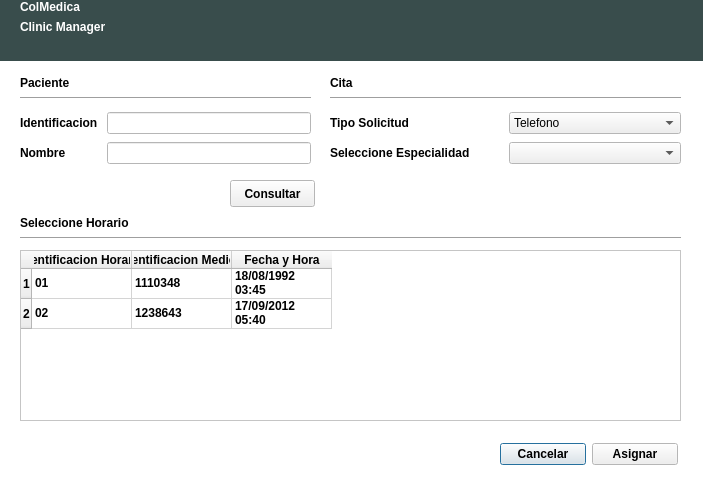
<?xml version="1.0" encoding="UTF-8"?>
<ui version="4.0">
 <class>DialogCita</class>
 <widget class="QDialog" name="DialogCita">
  <property name="geometry">
   <rect>
    <x>0</x>
    <y>0</y>
    <width>703</width>
    <height>480</height>
   </rect>
  </property>
  <property name="palette">
   <palette>
    <active>
     <colorrole role="Base">
      <brush brushstyle="SolidPattern">
       <color alpha="255">
        <red>255</red>
        <green>255</green>
        <blue>255</blue>
       </color>
      </brush>
     </colorrole>
     <colorrole role="Window">
      <brush brushstyle="SolidPattern">
       <color alpha="255">
        <red>255</red>
        <green>255</green>
        <blue>255</blue>
       </color>
      </brush>
     </colorrole>
    </active>
    <inactive>
     <colorrole role="Base">
      <brush brushstyle="SolidPattern">
       <color alpha="255">
        <red>255</red>
        <green>255</green>
        <blue>255</blue>
       </color>
      </brush>
     </colorrole>
     <colorrole role="Window">
      <brush brushstyle="SolidPattern">
       <color alpha="255">
        <red>255</red>
        <green>255</green>
        <blue>255</blue>
       </color>
      </brush>
     </colorrole>
    </inactive>
    <disabled>
     <colorrole role="Base">
      <brush brushstyle="SolidPattern">
       <color alpha="255">
        <red>255</red>
        <green>255</green>
        <blue>255</blue>
       </color>
      </brush>
     </colorrole>
     <colorrole role="Window">
      <brush brushstyle="SolidPattern">
       <color alpha="255">
        <red>255</red>
        <green>255</green>
        <blue>255</blue>
       </color>
      </brush>
     </colorrole>
    </disabled>
   </palette>
  </property>
  <property name="font">
   <font>
    <weight>75</weight>
    <bold>true</bold>
   </font>
  </property>
  <property name="windowTitle">
   <string>Cita</string>
  </property>
  <property name="autoFillBackground">
   <bool>true</bool>
  </property>
  <widget class="QWidget" name="widget_2" native="true">
   <property name="geometry">
    <rect>
     <x>0</x>
     <y>0</y>
     <width>801</width>
     <height>61</height>
    </rect>
   </property>
   <property name="palette">
    <palette>
     <active>
      <colorrole role="WindowText">
       <brush brushstyle="SolidPattern">
        <color alpha="255">
         <red>255</red>
         <green>255</green>
         <blue>255</blue>
        </color>
       </brush>
      </colorrole>
      <colorrole role="Base">
       <brush brushstyle="SolidPattern">
        <color alpha="255">
         <red>255</red>
         <green>255</green>
         <blue>255</blue>
        </color>
       </brush>
      </colorrole>
      <colorrole role="Window">
       <brush brushstyle="SolidPattern">
        <color alpha="255">
         <red>57</red>
         <green>77</green>
         <blue>76</blue>
        </color>
       </brush>
      </colorrole>
     </active>
     <inactive>
      <colorrole role="WindowText">
       <brush brushstyle="SolidPattern">
        <color alpha="255">
         <red>255</red>
         <green>255</green>
         <blue>255</blue>
        </color>
       </brush>
      </colorrole>
      <colorrole role="Base">
       <brush brushstyle="SolidPattern">
        <color alpha="255">
         <red>255</red>
         <green>255</green>
         <blue>255</blue>
        </color>
       </brush>
      </colorrole>
      <colorrole role="Window">
       <brush brushstyle="SolidPattern">
        <color alpha="255">
         <red>57</red>
         <green>77</green>
         <blue>76</blue>
        </color>
       </brush>
      </colorrole>
     </inactive>
     <disabled>
      <colorrole role="WindowText">
       <brush brushstyle="SolidPattern">
        <color alpha="255">
         <red>159</red>
         <green>158</green>
         <blue>158</blue>
        </color>
       </brush>
      </colorrole>
      <colorrole role="Base">
       <brush brushstyle="SolidPattern">
        <color alpha="255">
         <red>57</red>
         <green>77</green>
         <blue>76</blue>
        </color>
       </brush>
      </colorrole>
      <colorrole role="Window">
       <brush brushstyle="SolidPattern">
        <color alpha="255">
         <red>57</red>
         <green>77</green>
         <blue>76</blue>
        </color>
       </brush>
      </colorrole>
     </disabled>
    </palette>
   </property>
   <property name="autoFillBackground">
    <bool>true</bool>
   </property>
   <widget class="QWidget" name="layoutWidget_4">
    <property name="geometry">
     <rect>
      <x>20</x>
      <y>0</y>
      <width>162</width>
      <height>62</height>
     </rect>
    </property>
    <layout class="QFormLayout" name="formLayout_5">
     <item row="0" column="0">
      <widget class="QLabel" name="label_9">
       <property name="styleSheet">
        <string notr="true">font: 30pt &quot;Ubuntu Condensed&quot;;
color: rgb(255, 255, 255);</string>
       </property>
       <property name="text">
        <string>ColMedica</string>
       </property>
      </widget>
     </item>
     <item row="1" column="0">
      <widget class="QLabel" name="label_10">
       <property name="text">
        <string>Clinic Manager</string>
       </property>
      </widget>
     </item>
    </layout>
   </widget>
  </widget>
  <widget class="Line" name="lineArea_2">
   <property name="geometry">
    <rect>
     <x>20</x>
     <y>90</y>
     <width>291</width>
     <height>16</height>
    </rect>
   </property>
   <property name="orientation">
    <enum>Qt::Horizontal</enum>
   </property>
  </widget>
  <widget class="QTableWidget" name="tableWidgetHorariosDisponibles">
   <property name="geometry">
    <rect>
     <x>20</x>
     <y>250</y>
     <width>661</width>
     <height>171</height>
    </rect>
   </property>
   <row>
    <property name="text">
     <string>1</string>
    </property>
   </row>
   <row>
    <property name="text">
     <string>2</string>
    </property>
   </row>
   <column>
    <property name="text">
     <string>Identificacion Horario</string>
    </property>
   </column>
   <column>
    <property name="text">
     <string>Identificacion Medico</string>
    </property>
   </column>
   <column>
    <property name="text">
     <string>Fecha y Hora</string>
    </property>
   </column>
   <item row="0" column="0">
    <property name="text">
     <string>01</string>
    </property>
   </item>
   <item row="0" column="1">
    <property name="text">
     <string>1110348</string>
    </property>
   </item>
   <item row="0" column="2">
    <property name="text">
     <string>18/08/1992 03:45</string>
    </property>
   </item>
   <item row="1" column="0">
    <property name="text">
     <string>02</string>
    </property>
   </item>
   <item row="1" column="1">
    <property name="text">
     <string>1238643</string>
    </property>
   </item>
   <item row="1" column="2">
    <property name="text">
     <string>17/09/2012 05:40</string>
    </property>
   </item>
  </widget>
  <widget class="Line" name="lineCitas">
   <property name="geometry">
    <rect>
     <x>20</x>
     <y>230</y>
     <width>661</width>
     <height>16</height>
    </rect>
   </property>
   <property name="orientation">
    <enum>Qt::Horizontal</enum>
   </property>
  </widget>
  <widget class="QLabel" name="labelArea_2">
   <property name="geometry">
    <rect>
     <x>20</x>
     <y>70</y>
     <width>151</width>
     <height>25</height>
    </rect>
   </property>
   <property name="text">
    <string>Paciente</string>
   </property>
  </widget>
  <widget class="Line" name="lineArea_3">
   <property name="geometry">
    <rect>
     <x>330</x>
     <y>90</y>
     <width>351</width>
     <height>16</height>
    </rect>
   </property>
   <property name="orientation">
    <enum>Qt::Horizontal</enum>
   </property>
  </widget>
  <widget class="QLabel" name="labelCita">
   <property name="geometry">
    <rect>
     <x>330</x>
     <y>70</y>
     <width>151</width>
     <height>25</height>
    </rect>
   </property>
   <property name="text">
    <string>Cita</string>
   </property>
  </widget>
  <widget class="QLabel" name="labelHorario">
   <property name="geometry">
    <rect>
     <x>20</x>
     <y>210</y>
     <width>327</width>
     <height>25</height>
    </rect>
   </property>
   <property name="text">
    <string>Seleccione Horario</string>
   </property>
  </widget>
  <widget class="QWidget" name="layoutWidget">
   <property name="geometry">
    <rect>
     <x>330</x>
     <y>110</y>
     <width>351</width>
     <height>58</height>
    </rect>
   </property>
   <layout class="QGridLayout" name="gridLayout">
    <item row="0" column="0">
     <widget class="QLabel" name="label">
      <property name="text">
       <string>Tipo Solicitud</string>
      </property>
     </widget>
    </item>
    <item row="0" column="1">
     <widget class="QComboBox" name="comboBoxTipoSolicitud">
      <property name="font">
       <font>
        <weight>50</weight>
        <bold>false</bold>
       </font>
      </property>
      <item>
       <property name="text">
        <string>Telefono</string>
       </property>
      </item>
      <item>
       <property name="text">
        <string>Presencial</string>
       </property>
      </item>
     </widget>
    </item>
    <item row="1" column="0">
     <widget class="QLabel" name="labelCitasDisponibles">
      <property name="text">
       <string>Seleccione Especialidad </string>
      </property>
     </widget>
    </item>
    <item row="1" column="1">
     <widget class="QComboBox" name="comboBoxHorariosDisponibles"/>
    </item>
   </layout>
  </widget>
  <widget class="QWidget" name="layoutWidget">
   <property name="geometry">
    <rect>
     <x>500</x>
     <y>440</y>
     <width>178</width>
     <height>29</height>
    </rect>
   </property>
   <layout class="QGridLayout" name="gridLayout_3">
    <item row="0" column="0">
     <widget class="QPushButton" name="pushButtonCancelar">
      <property name="text">
       <string>Cancelar</string>
      </property>
     </widget>
    </item>
    <item row="0" column="1">
     <widget class="QPushButton" name="pushButtonAsignar">
      <property name="text">
       <string>Asignar</string>
      </property>
     </widget>
    </item>
   </layout>
  </widget>
  <widget class="QPushButton" name="pushButtonConsultar">
   <property name="geometry">
    <rect>
     <x>230</x>
     <y>180</y>
     <width>85</width>
     <height>27</height>
    </rect>
   </property>
   <property name="text">
    <string>Consultar</string>
   </property>
  </widget>
  <widget class="QWidget" name="layoutWidget">
   <property name="geometry">
    <rect>
     <x>20</x>
     <y>110</y>
     <width>291</width>
     <height>58</height>
    </rect>
   </property>
   <layout class="QGridLayout" name="gridLayout_2">
    <item row="0" column="0">
     <widget class="QLabel" name="label_11">
      <property name="text">
       <string>Identificacion </string>
      </property>
     </widget>
    </item>
    <item row="0" column="1">
     <widget class="QLineEdit" name="lineEditIndetificacion">
      <property name="font">
       <font>
        <weight>75</weight>
        <bold>true</bold>
       </font>
      </property>
      <property name="text">
       <string/>
      </property>
     </widget>
    </item>
    <item row="1" column="0">
     <widget class="QLabel" name="label_7">
      <property name="text">
       <string>Nombre</string>
      </property>
     </widget>
    </item>
    <item row="1" column="1">
     <widget class="QLineEdit" name="lineEditNombre">
      <property name="font">
       <font>
        <weight>75</weight>
        <bold>true</bold>
       </font>
      </property>
      <property name="readOnly">
       <bool>true</bool>
      </property>
     </widget>
    </item>
   </layout>
  </widget>
  <zorder>layoutWidget</zorder>
  <zorder>pushButtonConsultar</zorder>
  <zorder>layoutWidget</zorder>
  <zorder>widget_2</zorder>
  <zorder>lineArea_2</zorder>
  <zorder>tableWidgetHorariosDisponibles</zorder>
  <zorder>lineCitas</zorder>
  <zorder>labelArea_2</zorder>
  <zorder>lineArea_3</zorder>
  <zorder>labelCita</zorder>
  <zorder>layoutWidget</zorder>
  <zorder>labelHorario</zorder>
 </widget>
 <resources/>
 <connections/>
</ui>
